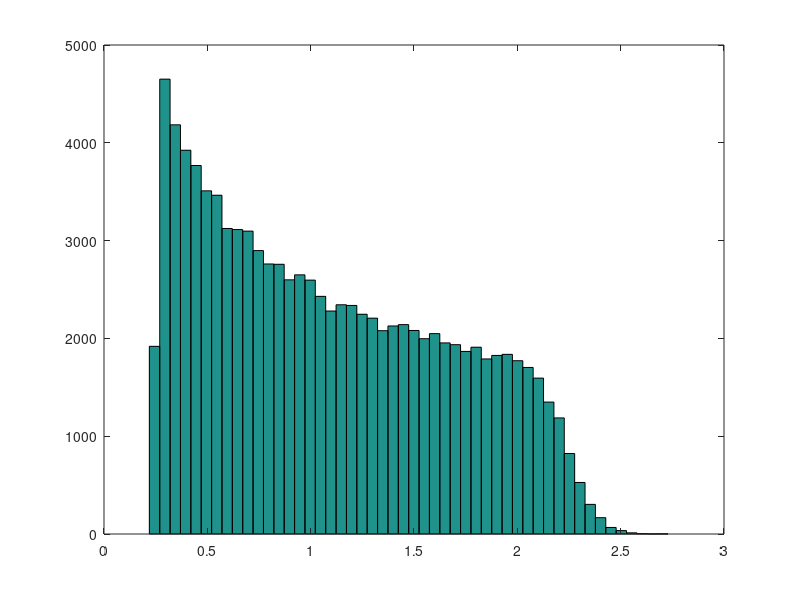

Here is the MATLAB script that generated this plot:
% Example Monte Carlo Simulation in Matlab
% Function: y = x2^2/x1
%
%   Generate n samples from a normal distribution
%     r = ( randn(n,1) * sd ) + mu
%     mu : mean
%     sd : standard deviation
%
%   Generate n samples from a uniform distribution
%     r = a + rand(n,1) * (b-a)
%     a : minimum
%     b : maximum

n = 100000;	% The number of function evaluations

% --- Generate vectors of random inputs
% x1 ~ Normal distribution N(mean=100,sd=5)
% x2 ~ Uniform distribution U(a=5,b=15)

x1 = ( randn(n,1) * 5 ) + 100;
x2 = 5 + rand(n,1) * ( 15 - 5 );

% --- Run the simulation
% Note the use of element-wise operations

y = x2.^2 ./ x1;

% --- Create a histogram of the results (50 bins)

hist(y,50);

% --- Calculate summary statistics

y_mean = mean(y)
y_std = std(y)
y_median = median(y)